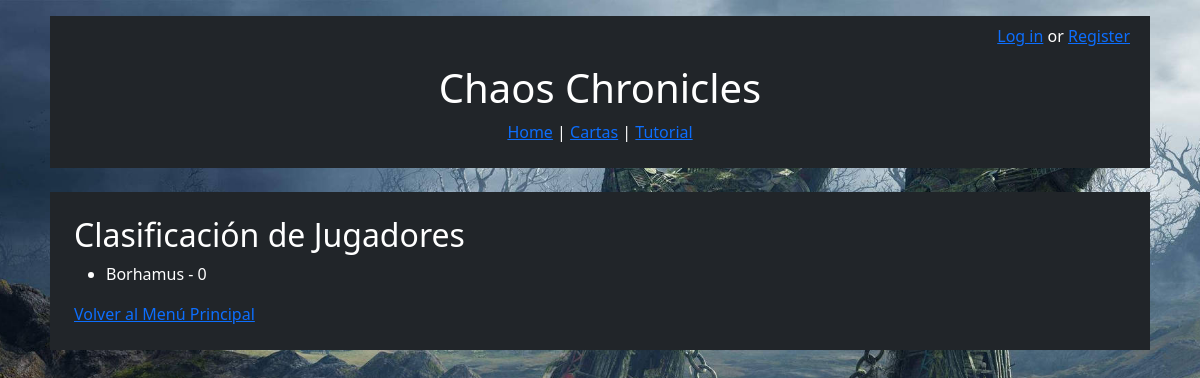
Page /leaderboard/ on the earlier database version.
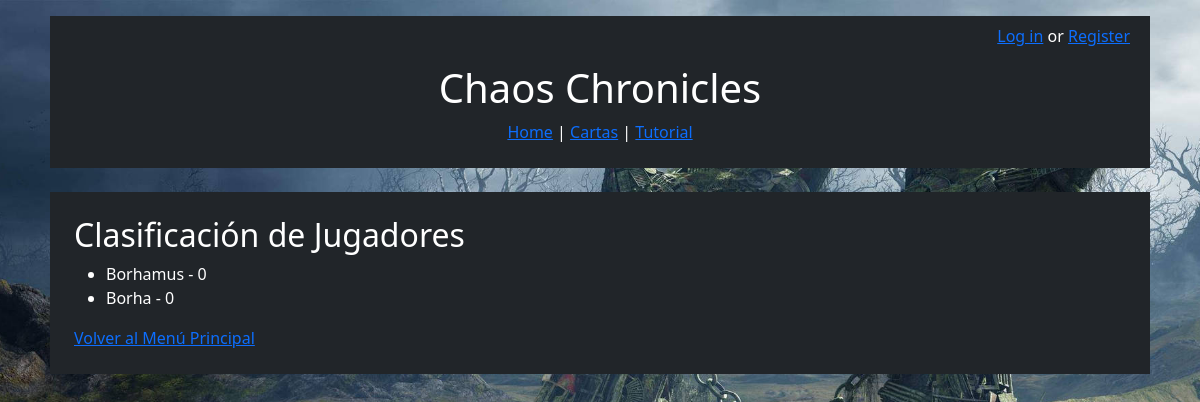
Same page on the later database version.
### logica/models.py (models this page shows, shortened)
class Jugador(AbstractUser):
    ScoreTotal = models.SmallIntegerField(default=0)
    Decks = models.ManyToManyField(Deck, blank=True)
    FotoPerfil = models.ImageField(blank=True, upload_to='perfilimages/')

### logica/views.py (the view)
# urls.py: path('leaderboard/', LeaderboardView.as_view(), name='leaderboard'),
class LeaderboardView(ListView):
    model = Jugador
    template_name = 'leaderboard.html'
    context_object_name = 'jugadores'
    ordering = ['-ScoreTotal']

### logica/templates/leaderboard.html (shortened to what this page needs)
{% extends "base_generic.html" %}
{% block content %}
    <body>
        <h2>Clasificación de Jugadores</h2>
        <ul>
            {% for jugador in jugadores %}
                <li>{{ jugador.username }} - {{ jugador.ScoreTotal }}</li>
            {% endfor %}
        </ul>
        <a href="{% url 'home' %}">Volver al Menú Principal</a>
    </body>
{% endblock %}

Differences in the rows shown:
added Jugador: username "Borha", ScoreTotal "0"
